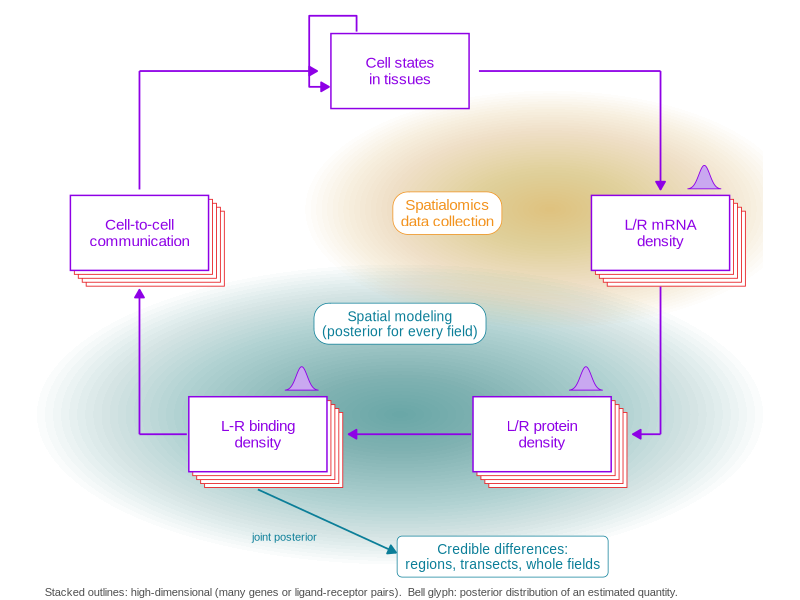

Reproduce this figure in R.
## Fig 1, project schematic, redrawn in code (2026-10-23) from the original hand-made image
## (plos-port/img/Project Schematic.png) with the same layout, plus the uncertainty step:
## a posterior-density glyph on each estimated quantity and a "Credible differences" box fed by
## the joint posterior. 7.5 in wide; no text below 8 pt. Liberation Sans.
## Run: distrobox enter emacs-r -- Rscript fig1-schematic.R
suppressMessages({library(ggplot2); library(ragg)})
FONT <- "Liberation Sans"; PUR <- "#8E00E6"; RED <- "#E8262B"; ORA <- "#F2921D"; TEA <- "#0B7E98"
pt <- function(p) p / .pt                       # ggplot text size from points
blob <- function(cx, cy, rx, ry, col, n = 45, amax = 0.05) {   # soft glow: stacked translucent ellipses
  do.call(rbind, lapply(seq_len(n), function(k) { f <- k / n; t <- seq(0, 2 * pi, length.out = 120)
    data.frame(x = cx + rx * f * cos(t), y = cy + ry * f * sin(t), g = paste(cx, cy, k), col = col, a = amax) }))
}
B <- rbind(blob(6.9, 4.6, 3.1, 1.5, ORA, amax = 0.016), blob(5.0, 2.0, 4.6, 1.9, TEA, amax = 0.018))
boxes <- data.frame(
  lab = c("Cell states\nin tissues", "L/R mRNA\ndensity", "L/R protein\ndensity", "L-R binding\ndensity", "Cell-to-cell\ncommunication"),
  x = c(5.0, 8.3, 6.8, 3.2, 1.7), y = c(6.35, 4.3, 1.75, 1.75, 4.3),
  est = c(FALSE, TRUE, TRUE, TRUE, FALSE), hd = c(FALSE, TRUE, TRUE, TRUE, TRUE))
W <- 1.75; H <- 0.95
stack <- do.call(rbind, lapply(which(boxes$hd), function(i) do.call(rbind, lapply(4:1, function(k)
  data.frame(xmin = boxes$x[i] - W/2 + 0.05 * k, xmax = boxes$x[i] + W/2 + 0.05 * k,
             ymin = boxes$y[i] - H/2 - 0.05 * k, ymax = boxes$y[i] + H/2 - 0.05 * k)))))
bell <- function(cx, cy, w = 0.42, h = 0.30) { t <- seq(-3, 3, length.out = 60)
  data.frame(x = cx + t / 6 * w, y = cy + h * exp(-t^2 / 2), cx = cx) }
G <- do.call(rbind, lapply(which(boxes$est), function(i) bell(boxes$x[i] + W/2 - 0.32, boxes$y[i] + H/2 + 0.08)))
seg <- function(x, y, xend, yend) data.frame(x, y, xend, yend)
A <- rbind(seg(6.0, 6.35, 8.3, 6.35), seg(8.3, 6.35, 8.3, 4.85),          # cell states -> mRNA
           seg(8.3, 3.62, 8.3, 1.75), seg(8.3, 1.75, 7.95, 1.75),          # mRNA -> protein (clear of the stacked outlines)
           seg(5.9, 1.75, 4.35, 1.75),                                      # protein -> binding
           seg(2.3, 1.75, 1.7, 1.75), seg(1.7, 1.75, 1.7, 3.58),           # binding -> communication
           seg(1.7, 4.85, 1.7, 6.35), seg(1.7, 6.35, 3.95, 6.35))          # communication -> cell states
head <- c(FALSE, TRUE, FALSE, TRUE, TRUE, FALSE, TRUE, FALSE, TRUE)
loop <- data.frame(x = c(4.1, 3.85, 3.85, 4.45, 4.45), y = c(6.15, 6.15, 7.05, 7.05, 6.85))
g <- ggplot() + coord_fixed(xlim = c(0.4, 9.6), ylim = c(-0.35, 7.25), expand = FALSE) + theme_void() +
  geom_polygon(data = B, aes(x, y, group = g, fill = col, alpha = a), colour = NA) + scale_fill_identity() + scale_alpha_identity() +
  geom_path(data = loop, aes(x, y), colour = PUR, linewidth = 0.6, arrow = arrow(length = unit(0.09, "in"), type = "closed", ends = "first")) +
  geom_rect(data = stack, aes(xmin = xmin, xmax = xmax, ymin = ymin, ymax = ymax), fill = "white", colour = RED, linewidth = 0.3) +
  geom_rect(data = boxes, aes(xmin = x - W/2, xmax = x + W/2, ymin = y - H/2, ymax = y + H/2), fill = "white", colour = PUR, linewidth = 0.5) +
  geom_text(data = boxes, aes(x, y, label = lab), family = FONT, size = pt(11), colour = PUR, lineheight = 0.9) +
  geom_segment(data = A[!head, ], aes(x, y, xend = xend, yend = yend), colour = PUR, linewidth = 0.6) +
  geom_segment(data = A[head, ], aes(x, y, xend = xend, yend = yend), colour = PUR, linewidth = 0.6,
               arrow = arrow(length = unit(0.09, "in"), type = "closed")) +
  geom_area(data = G, aes(x, y), fill = NA) +
  geom_polygon(data = G, aes(x, y, group = cx), fill = "#C9A8F0", colour = PUR, linewidth = 0.3) +
  geom_label(aes(x = 5.6, y = 4.55, label = "Spatialomics\ndata collection"), family = FONT, size = pt(11), colour = ORA, fill = "white",
             label.r = unit(0.15, "in"), label.padding = unit(0.08, "in"), lineheight = 0.9) +
  geom_label(aes(x = 5.0, y = 3.15, label = "Spatial modeling\n(posterior for every field)"), family = FONT, size = pt(10), colour = TEA, fill = "white",
             label.r = unit(0.15, "in"), label.padding = unit(0.08, "in"), lineheight = 0.9) +
  geom_segment(aes(x = 3.2, y = 1.05, xend = 4.95, yend = 0.25), colour = TEA, linewidth = 0.6, arrow = arrow(length = unit(0.09, "in"), type = "closed")) +
  geom_text(aes(x = 3.95, y = 0.45, label = "joint posterior"), family = FONT, size = pt(8), colour = TEA, hjust = 1) +
  geom_label(aes(x = 6.3, y = 0.2, label = "Credible differences:\nregions, transects, whole fields"), family = FONT, size = pt(10), colour = TEA, fill = "white",
             label.r = unit(0.05, "in"), label.padding = unit(0.08, "in"), lineheight = 0.9) +
  geom_text(aes(x = 0.5, y = -0.25, label = "Stacked outlines: high-dimensional (many genes or ligand-receptor pairs).  Bell glyph: posterior distribution of an estimated quantity."),
            family = FONT, size = pt(8), colour = "grey30", hjust = 0)
agg_png("fig1-schematic.png", width = 7.5, height = 7.5 * 7.6 / 9.2, units = "in", res = 600); print(g); invisible(dev.off())
cat("ok\n")
